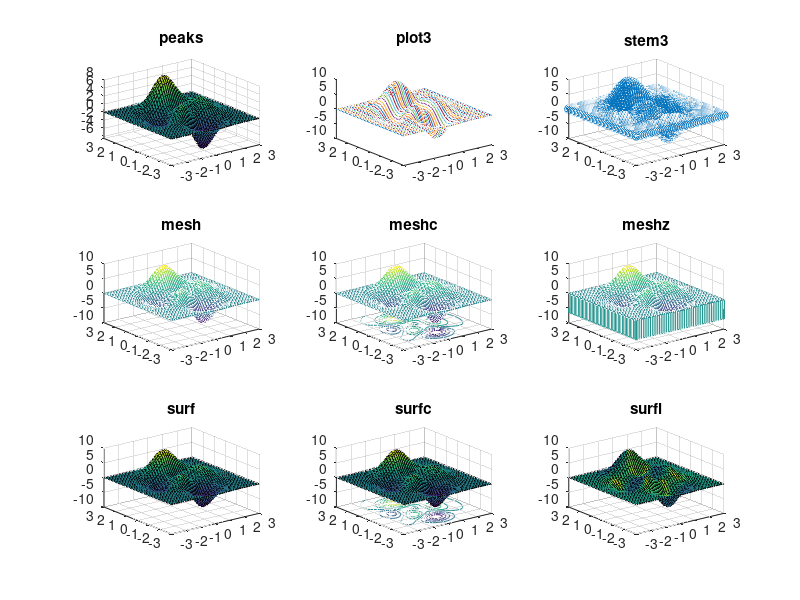

Reproduce this figure in MATLAB.
[x, y, z] = peaks(50);

subplot(3, 3, 1);
peaks(50);
title('peaks');

subplot(3, 3, 2);
plot3(x, y, z);
title('plot3');

subplot(3, 3, 3);
stem3(x, y, z);
title('stem3');

subplot(3, 3, 4);
mesh(x, y, z);
title('mesh')

subplot(3, 3, 5);
meshc(x, y, z);
title('meshc');

subplot(3, 3, 6);
meshz(x, y, z);
title('meshz');

subplot(3, 3, 7);
surf(x, y, z);
title('surf');

subplot(3, 3, 8);
surfc(x, y, z);
title('surfc');

subplot(3, 3, 9);
surfl(x, y, z);
title('surfl');

pause(10);